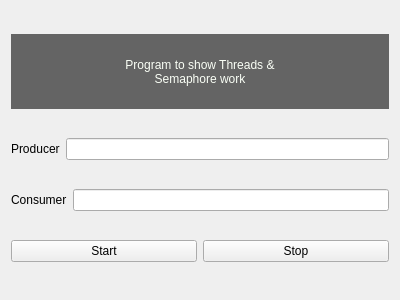
<?xml version="1.0" encoding="UTF-8"?>
<ui version="4.0">
 <class>MyWidget</class>
 <widget class="QWidget" name="MyWidget">
  <property name="geometry">
   <rect>
    <x>0</x>
    <y>0</y>
    <width>400</width>
    <height>300</height>
   </rect>
  </property>
  <property name="windowTitle">
   <string>MyWidget</string>
  </property>
  <layout class="QVBoxLayout" name="verticalLayout">
   <item>
    <widget class="QLabel" name="label_3">
     <property name="minimumSize">
      <size>
       <width>0</width>
       <height>75</height>
      </size>
     </property>
     <property name="maximumSize">
      <size>
       <width>16777215</width>
       <height>75</height>
      </size>
     </property>
     <property name="styleSheet">
      <string notr="true">font: 24pt &quot;.SF NS Text&quot;;
background-color: rgb(100, 100, 100);
color: rgb(250, 255, 246);</string>
     </property>
     <property name="text">
      <string>Program to show Threads &amp; 
Semaphore work</string>
     </property>
     <property name="alignment">
      <set>Qt::AlignCenter</set>
     </property>
    </widget>
   </item>
   <item>
    <layout class="QHBoxLayout" name="horizontalLayout">
     <item>
      <widget class="QLabel" name="label">
       <property name="text">
        <string>Producer</string>
       </property>
      </widget>
     </item>
     <item>
      <widget class="QLineEdit" name="lineEditProducer"/>
     </item>
    </layout>
   </item>
   <item>
    <layout class="QHBoxLayout" name="horizontalLayout_2">
     <item>
      <widget class="QLabel" name="label_2">
       <property name="text">
        <string>Consumer</string>
       </property>
      </widget>
     </item>
     <item>
      <widget class="QLineEdit" name="lineEditConsumer"/>
     </item>
    </layout>
   </item>
   <item>
    <layout class="QHBoxLayout" name="horizontalLayout_3">
     <item>
      <widget class="QPushButton" name="pushButtonStart">
       <property name="text">
        <string>Start</string>
       </property>
      </widget>
     </item>
     <item>
      <widget class="QPushButton" name="pushButton_Stop">
       <property name="text">
        <string>Stop</string>
       </property>
      </widget>
     </item>
    </layout>
   </item>
  </layout>
 </widget>
 <layoutdefault spacing="6" margin="11"/>
 <resources/>
 <connections/>
</ui>
